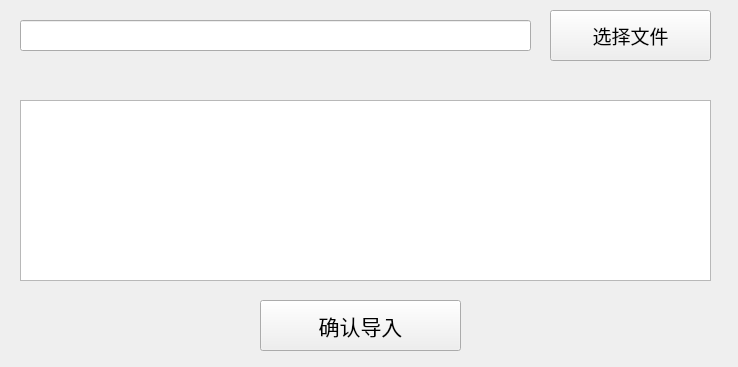
<?xml version="1.0" encoding="UTF-8"?>
<ui version="4.0">
 <class>importMap</class>
 <widget class="QWidget" name="importMap">
  <property name="geometry">
   <rect>
    <x>0</x>
    <y>0</y>
    <width>738</width>
    <height>367</height>
   </rect>
  </property>
  <property name="windowTitle">
   <string>Form</string>
  </property>
  <widget class="QTextEdit" name="textEdit">
   <property name="geometry">
    <rect>
     <x>20</x>
     <y>100</y>
     <width>691</width>
     <height>181</height>
    </rect>
   </property>
  </widget>
  <widget class="QPushButton" name="pushButton_2">
   <property name="geometry">
    <rect>
     <x>260</x>
     <y>300</y>
     <width>201</width>
     <height>51</height>
    </rect>
   </property>
   <property name="font">
    <font>
     <family>华文新魏</family>
     <pointsize>16</pointsize>
    </font>
   </property>
   <property name="text">
    <string>确认导入</string>
   </property>
  </widget>
  <widget class="QLineEdit" name="lineEdit">
   <property name="geometry">
    <rect>
     <x>20</x>
     <y>20</y>
     <width>511</width>
     <height>31</height>
    </rect>
   </property>
  </widget>
  <widget class="QPushButton" name="pushButton">
   <property name="geometry">
    <rect>
     <x>550</x>
     <y>10</y>
     <width>161</width>
     <height>51</height>
    </rect>
   </property>
   <property name="font">
    <font>
     <family>华文新魏</family>
     <pointsize>14</pointsize>
    </font>
   </property>
   <property name="text">
    <string>选择文件</string>
   </property>
  </widget>
 </widget>
 <resources/>
 <connections/>
</ui>
